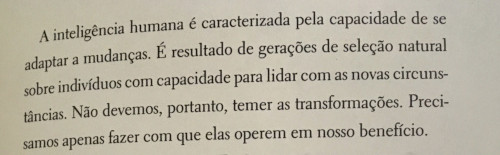
#> input picture OCR_with_Python/Images/page-book.jpg, 500 x 155 px
$ jupyter execute section-03-07.ipynb   (shell and % lines are left out)
#> lines starting #> are read from the running program, lines starting #| are printed output that depends on the picture; after the words box and inside, x2 and y2 are one past the last pixel; in counts of white or black regions, pixels touching at a corner belong together
[cell 1]
# Thresholding
import cv2
from pytesseract import Output, pytesseract
import numpy as np
from PIL import Image
import matplotlib.pyplot as plt

[cell 2]
img = cv2.imread('./OCR_with_Python/Images/page-book.jpg')
#> img is the input picture: shape (155, 500, 3); mean B, G, R 162.2, 177.8, 183.6
plt.imshow(img)

[cell 3]
gray_img = cv2.cvtColor(img, cv2.COLOR_BGR2GRAY)
plt.imshow(gray_img, cmap='gray')

[cell 4]
value, thresh = cv2.threshold(gray_img, 127, 255, cv2.THRESH_BINARY)
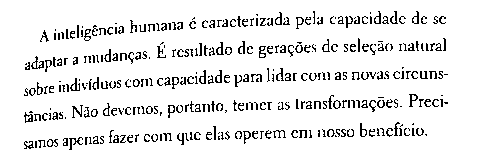
#> thresh: shape (155, 500); 91.3% white; black in thin lines or dots, all inside (x1, y1, x2, y2) = (24, 11, 448, 150)
plt.imshow(thresh, cmap='gray')

[cell 5]
value

[cell 6]
value, thresh = cv2.threshold(gray_img, 180, 255, cv2.THRESH_BINARY)
#> thresh: shape (155, 500); 75.9% white; 336 black regions (268 under 20 px), largest, box (x1, y1, x2, y2) and area: (0, 0, 122, 155) 6358, (35, 22, 125, 45) 731, (201, 12, 290, 29) 544
plt.imshow(thresh, cmap='gray')

[cell 7]
value, thresh = cv2.threshold(gray_img, 140, 255, cv2.THRESH_BINARY)
#> thresh: shape (155, 500); 89.9% white; black in thin lines or dots, all inside (x1, y1, x2, y2) = (23, 11, 449, 150)
plt.imshow(thresh, cmap='gray')

[cell 8]
# Otsu Method
value, otsu = cv2.threshold(gray_img, 140, 255, cv2.THRESH_BINARY | cv2.THRESH_OTSU)
#> value = 138
plt.imshow(otsu, cmap='gray')

[cell 9]
value
#> Out = 138

[cell 10]
img = cv2.imread('./OCR_with_Python/Images/recipe01.jpg')
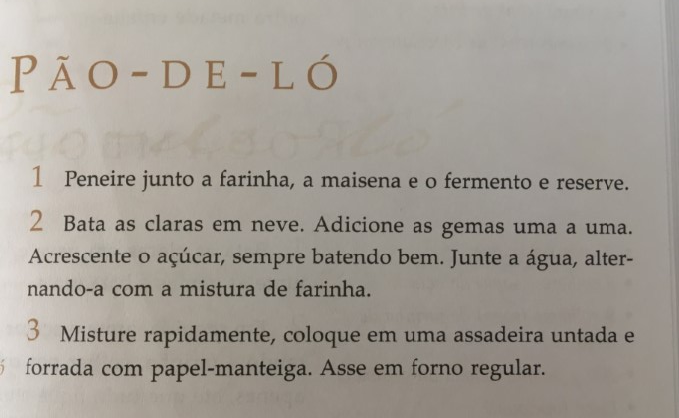
#> input picture OCR_with_Python/Images/recipe01.jpg, 679 x 418 px
#> img is the input picture: shape (418, 679, 3); mean B, G, R 148.8, 156.7, 162.5
gray_img = cv2.cvtColor(img, cv2.COLOR_BGR2GRAY)
#> gray_img: shape (418, 679)
plt.imshow(gray_img, cmap='gray')

[cell 11]
value, thresh = cv2.threshold(gray_img, 138, 255, cv2.THRESH_BINARY)
#> thresh: shape (418, 679); 86.9% white; 407 black regions (239 under 20 px), largest, box (x1, y1, x2, y2) and area: (318, 321, 618, 418) 14552, (207, 358, 312, 386) 1110, (550, 324, 619, 353) 899
plt.imshow(thresh, cmap='gray')

[cell 12]
value, otsu = cv2.threshold(gray_img, 0, 255, cv2.THRESH_BINARY | cv2.THRESH_OTSU)
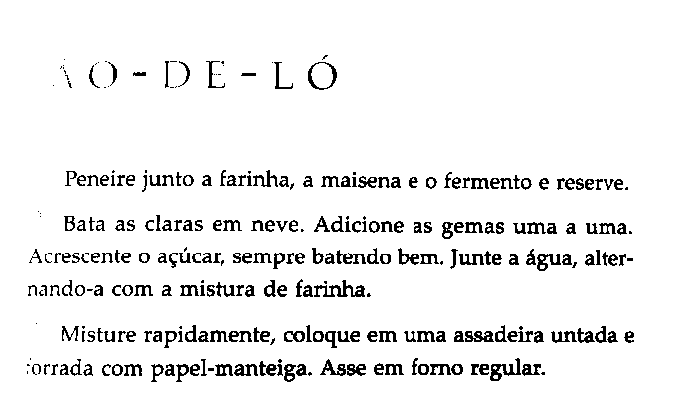
#> otsu: shape (418, 679); 93.9% white; black in thin lines or dots, all inside (x1, y1, x2, y2) = (27, 55, 634, 382)
#> value = 119
plt.imshow(otsu, cmap='gray')
print(value)
#| 119.0

[cell 13]
img = cv2.imread('./OCR_with_Python/Images/book02.jpg')
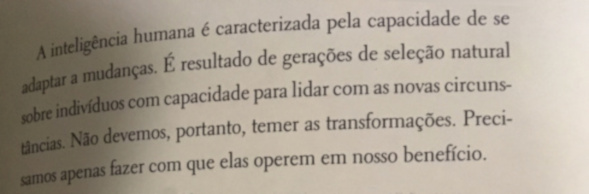
#> input picture OCR_with_Python/Images/book02.jpg, 589 x 194 px
#> img is the input picture: shape (194, 589, 3); mean B, G, R 147.2, 160.9, 170.4
plt.imshow(img)

[cell 14]
gray_img = cv2.cvtColor(img, cv2.COLOR_BGR2GRAY)
#> gray_img: shape (194, 589)
value, otsu = cv2.threshold(gray_img, 0, 255, cv2.THRESH_BINARY | cv2.THRESH_OTSU)
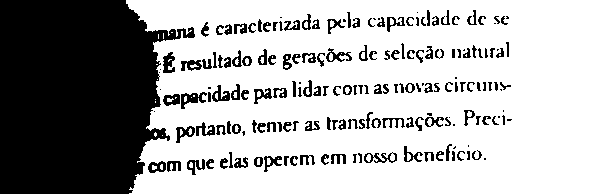
#> otsu: shape (194, 589); 67.1% white; 180 black regions (28 under 20 px), largest, box (x1, y1, x2, y2) and area: (0, 0, 195, 194) 29174, (181, 92, 207, 109) 208, (163, 52, 175, 73) 167
#> value = 147
plt.imshow(otsu, cmap='gray')
print(value)
#| 147.0

[cell 15]
adaptive_average = cv2.adaptiveThreshold(gray_img, 255, cv2.ADAPTIVE_THRESH_MEAN_C, cv2.THRESH_BINARY, 11, 9)
#> adaptive_average: shape (194, 589); 88.9% white; black in thin lines or dots, all inside (x1, y1, x2, y2) = (21, 9, 513, 194)
plt.imshow(adaptive_average, cmap='gray')

[cell 16]
# Gaussian Adaptive Thresholding
img = cv2.imread('./OCR_with_Python/Images/book_adaptative.jpg')
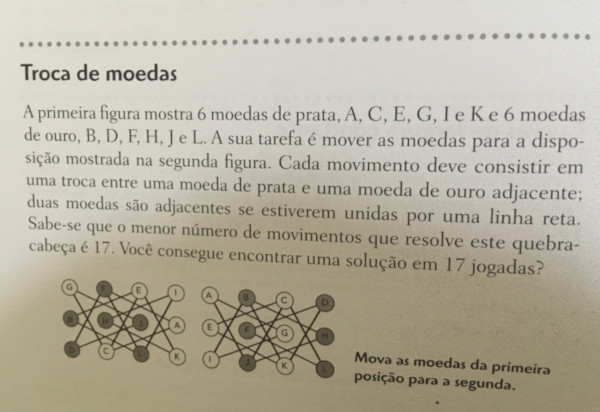
#> input picture OCR_with_Python/Images/book_adaptative.jpg, 600 x 412 px
#> img is the input picture: shape (412, 600, 3); mean B, G, R 159.8, 176.4, 181.6
gray_img = cv2.cvtColor(img, cv2.COLOR_BGR2GRAY)
#> gray_img: shape (412, 600)
plt.imshow(gray_img, cmap='gray')

[cell 17]
adaptive_gaussian = cv2.adaptiveThreshold(gray_img, 255, cv2.ADAPTIVE_THRESH_GAUSSIAN_C, cv2.THRESH_BINARY, 11, 9)
#> adaptive_gaussian: shape (412, 600); 91% white; black in thin lines or dots, all inside (x1, y1, x2, y2) = (19, 33, 600, 404)
plt.imshow(adaptive_gaussian, cmap='gray')

[cell 18]
adaptive_average = cv2.adaptiveThreshold(gray_img, 255, cv2.ADAPTIVE_THRESH_MEAN_C, cv2.THRESH_BINARY, 11, 9)
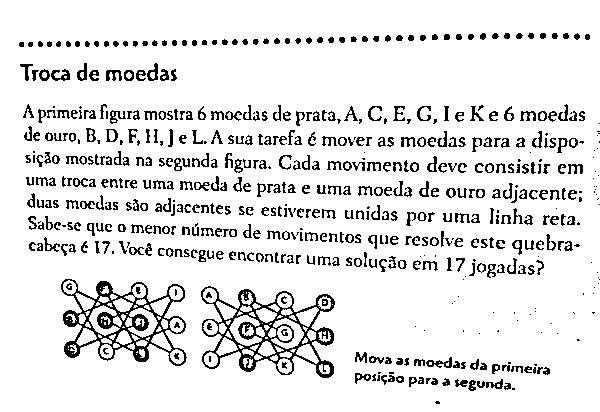
#> adaptive_average: shape (412, 600); 89.5% white; black in thin lines or dots, all inside (x1, y1, x2, y2) = (19, 33, 600, 404)
plt.imshow(adaptive_average, cmap='gray')

[cell 19]
# Color Inversion
img = cv2.imread('./OCR_with_Python/Images/img-process.jpg')
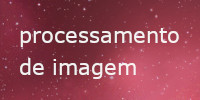
#> input picture OCR_with_Python/Images/img-process.jpg, 200 x 100 px
#> img is the input picture: shape (100, 200, 3); mean B, G, R 84.1, 69.9, 150
gray_img = cv2.cvtColor(img, cv2.COLOR_BGR2GRAY)
#> gray_img: shape (100, 200)
plt.imshow(gray_img, cmap = 'gray')

[cell 20]
img.shape, gray_img.shape
#> Out = ((100, 200, 3), (100, 200))

[cell 21]
gray_img

[cell 22]
invert = 255 - gray_img
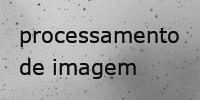
#> invert: shape (100, 200); min 1, max 212, mean 159.5
invert

[cell 23]
plt.imshow(invert, cmap='gray')

[cell 24]
plt.imshow(thresh, cmap='gray')

[cell 25]
invert = 255 - thresh
plt.imshow(invert, cmap='gray')

[cell 26]
# Resizing
#       INTER_NEAREST - a nearest neighbor interpolation. It is widely used because it is the fastest
#       INTER_LINEAR - a bilinear interpolation (it's used by default), generally good for zooming in and out of images
#       INTER_AREA - uses the pixel area ratio. May be a preferred method for image reduction as it provides good results
#       INTER_CUBIC - bicubic (4x4 neighboring pixels). It has better results
#       INTER_LANCZOS4 - Lanczos interpolation (8x8 neighboring pixels). Among these algorithms, it is the one with the best quality results.

[cell 27]
plt.imshow(gray_img, cmap='gray')
print(gray_img.shape)
#| (100, 200)

[cell 28]
increase_img = cv2.resize(gray_img, None, fx=1.5, fy=1.5, interpolation=cv2.INTER_CUBIC)
plt.imshow(increase_img, cmap='gray')
print(increase_img.shape)
#| (150, 300)

[cell 29]
decrease_img = cv2.resize(gray_img, None, fx=0.5, fy=0.5, interpolation=cv2.INTER_AREA)
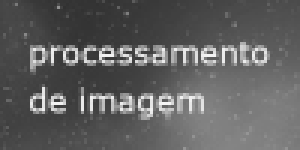
#> decrease_img: shape (50, 100) (shown 3 times larger); min 49, max 245, mean 95.6
plt.imshow(decrease_img, cmap='gray')
print(decrease_img.shape)
#| (50, 100)
